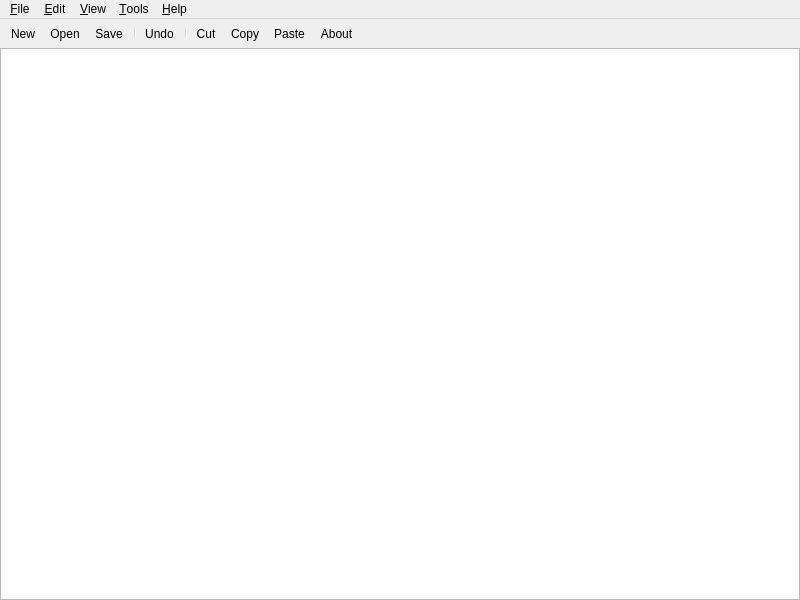
<?xml version="1.0" encoding="UTF-8"?>
<ui version="4.0">
 <author>Chris Ryan</author>
 <comment> * OpenRPT report writer and rendering engine
 * Copyright (C) 2001-2010 by OpenMFG, LLC
 *
 * This library is free software; you can redistribute it and/or
 * modify it under the terms of the GNU Lesser General Public
 * License as published by the Free Software Foundation; either
 * version 2.1 of the License, or (at your option) any later version.
 *
 * This library is distributed in the hope that it will be useful,
 * but WITHOUT ANY WARRANTY; without even the implied warranty of
 * MERCHANTABILITY or FITNESS FOR A PARTICULAR PURPOSE. See the GNU
 * Lesser General Public License for more details.
 *
 * You should have received a copy of the GNU Lesser General Public
 * License along with this library; if not, write to the Free Software
 * Foundation, Inc., 59 Temple Place, Suite 330, Boston, MA 02111-1307 USA
 * Please contact info@openmfg.com with any questions on this license.</comment>
 <class>MQLEdit</class>
 <widget class="QWidget" name="MQLEdit">
  <property name="geometry">
   <rect>
    <x>0</x>
    <y>0</y>
    <width>800</width>
    <height>600</height>
   </rect>
  </property>
  <property name="windowTitle">
   <string>MetaSQL Editor</string>
  </property>
  <layout class="QVBoxLayout" name="verticalLayout">
   <property name="spacing">
    <number>0</number>
   </property>
   <property name="margin">
    <number>0</number>
   </property>
   <item>
    <widget class="QMenuBar" name="MenuBar">
     <widget class="QMenu" name="ToolsMenu">
      <property name="title">
       <string>&amp;Tools</string>
      </property>
      <addaction name="toolsParse_QueryAction"/>
      <addaction name="toolsExecute_QueryAction"/>
      <addaction name="separator"/>
      <addaction name="toolsTest_ModeAction"/>
      <addaction name="separator"/>
      <addaction name="searchForParametersAction"/>
     </widget>
     <widget class="QMenu" name="helpMenu">
      <property name="title">
       <string>&amp;Help</string>
      </property>
      <addaction name="helpContentsAction"/>
      <addaction name="helpIndexAction"/>
      <addaction name="separator"/>
      <addaction name="helpAboutAction"/>
     </widget>
     <widget class="QMenu" name="ViewMenu">
      <property name="title">
       <string>&amp;View</string>
      </property>
      <addaction name="viewParameter_ListAction"/>
      <addaction name="viewLog_OutputAction"/>
      <addaction name="viewResultsAction"/>
      <addaction name="viewExecuted_SQLAction"/>
     </widget>
     <widget class="QMenu" name="editMenu">
      <property name="title">
       <string>&amp;Edit</string>
      </property>
      <addaction name="editUndoAction"/>
      <addaction name="editRedoAction"/>
      <addaction name="separator"/>
      <addaction name="editCutAction"/>
      <addaction name="editCopyAction"/>
      <addaction name="editPasteAction"/>
      <addaction name="separator"/>
      <addaction name="editFindAction"/>
     </widget>
     <widget class="QMenu" name="fileMenu">
      <property name="title">
       <string>&amp;File</string>
      </property>
      <addaction name="fileNewAction"/>
      <addaction name="fileOpenAction"/>
      <addaction name="fileSaveAction"/>
      <addaction name="fileSaveAsAction"/>
      <addaction name="separator"/>
      <addaction name="fileDatabaseConnectAction"/>
      <addaction name="fileDatabaseDisconnectAction"/>
      <addaction name="fileDatabaseOpenAction"/>
      <addaction name="fileDatabaseSaveAsAction"/>
      <addaction name="separator"/>
      <addaction name="filePrintAction"/>
      <addaction name="separator"/>
      <addaction name="fileExitAction"/>
     </widget>
     <addaction name="fileMenu"/>
     <addaction name="editMenu"/>
     <addaction name="ViewMenu"/>
     <addaction name="ToolsMenu"/>
     <addaction name="helpMenu"/>
    </widget>
   </item>
   <item>
    <widget class="QToolBar" name="toolBar">
     <property name="orientation">
      <enum>Qt::Horizontal</enum>
     </property>
     <addaction name="fileNewAction"/>
     <addaction name="fileOpenAction"/>
     <addaction name="fileSaveAction"/>
     <addaction name="separator"/>
     <addaction name="editUndoAction"/>
     <addaction name="separator"/>
     <addaction name="editCutAction"/>
     <addaction name="editCopyAction"/>
     <addaction name="editPasteAction"/>
     <addaction name="helpAboutAction"/>
    </widget>
   </item>
   <item>
    <layout class="QVBoxLayout">
     <item>
      <widget class="QTextEdit" name="_text">
       <property name="font">
        <font>
         <family>Courier</family>
         <pointsize>11</pointsize>
         <weight>50</weight>
         <italic>false</italic>
         <bold>false</bold>
         <underline>false</underline>
         <strikeout>false</strikeout>
        </font>
       </property>
      </widget>
     </item>
    </layout>
   </item>
  </layout>
  <action name="fileNewAction">
   <property name="icon">
    <iconset resource="../OpenRPT/images/OpenRPTMetaSQL.qrc">
     <normaloff>:/icons/document_32.png</normaloff>:/icons/document_32.png</iconset>
   </property>
   <property name="text">
    <string>&amp;New</string>
   </property>
   <property name="iconText">
    <string>New</string>
   </property>
   <property name="shortcut">
    <string>Ctrl+N</string>
   </property>
  </action>
  <action name="fileOpenAction">
   <property name="icon">
    <iconset resource="../OpenRPT/images/OpenRPTMetaSQL.qrc">
     <normaloff>:/icons/folder_32.png</normaloff>:/icons/folder_32.png</iconset>
   </property>
   <property name="text">
    <string>&amp;Open...</string>
   </property>
   <property name="iconText">
    <string>Open</string>
   </property>
   <property name="shortcut">
    <string>Ctrl+O</string>
   </property>
  </action>
  <action name="fileSaveAction">
   <property name="icon">
    <iconset resource="../OpenRPT/images/OpenRPTMetaSQL.qrc">
     <normaloff>:/icons/diskette_32.png</normaloff>:/icons/diskette_32.png</iconset>
   </property>
   <property name="text">
    <string>&amp;Save</string>
   </property>
   <property name="iconText">
    <string>Save</string>
   </property>
   <property name="shortcut">
    <string>Ctrl+S</string>
   </property>
  </action>
  <action name="fileSaveAsAction">
   <property name="text">
    <string>Save &amp;As... (File)</string>
   </property>
   <property name="iconText">
    <string>Save As</string>
   </property>
   <property name="shortcut">
    <string/>
   </property>
  </action>
  <action name="filePrintAction">
   <property name="icon">
    <iconset resource="../OpenRPT/images/OpenRPTMetaSQL.qrc">
     <normaloff>:/icons/printer_32.png</normaloff>:/icons/printer_32.png</iconset>
   </property>
   <property name="text">
    <string>&amp;Print...</string>
   </property>
   <property name="iconText">
    <string>Print</string>
   </property>
   <property name="shortcut">
    <string>Ctrl+P</string>
   </property>
  </action>
  <action name="fileExitAction">
   <property name="text">
    <string>E&amp;xit</string>
   </property>
   <property name="iconText">
    <string>Exit</string>
   </property>
   <property name="shortcut">
    <string/>
   </property>
  </action>
  <action name="editUndoAction">
   <property name="icon">
    <iconset resource="../OpenRPT/images/OpenRPTMetaSQL.qrc">
     <normaloff>:/icons/undo_32.png</normaloff>:/icons/undo_32.png</iconset>
   </property>
   <property name="text">
    <string>&amp;Undo</string>
   </property>
   <property name="iconText">
    <string>Undo</string>
   </property>
   <property name="shortcut">
    <string>Ctrl+Z</string>
   </property>
  </action>
  <action name="editRedoAction">
   <property name="text">
    <string>&amp;Redo</string>
   </property>
   <property name="iconText">
    <string>Redo</string>
   </property>
   <property name="shortcut">
    <string>Ctrl+Y</string>
   </property>
  </action>
  <action name="editCutAction">
   <property name="icon">
    <iconset resource="../OpenRPT/images/OpenRPTMetaSQL.qrc">
     <normaloff>:/icons/scissors_32.png</normaloff>:/icons/scissors_32.png</iconset>
   </property>
   <property name="text">
    <string>&amp;Cut</string>
   </property>
   <property name="iconText">
    <string>Cut</string>
   </property>
   <property name="shortcut">
    <string>Ctrl+X</string>
   </property>
  </action>
  <action name="editCopyAction">
   <property name="icon">
    <iconset resource="../OpenRPT/images/OpenRPTMetaSQL.qrc">
     <normaloff>:/icons/copy_32.png</normaloff>:/icons/copy_32.png</iconset>
   </property>
   <property name="text">
    <string>C&amp;opy</string>
   </property>
   <property name="iconText">
    <string>Copy</string>
   </property>
   <property name="shortcut">
    <string>Ctrl+C</string>
   </property>
  </action>
  <action name="editPasteAction">
   <property name="icon">
    <iconset resource="../OpenRPT/images/OpenRPTMetaSQL.qrc">
     <normaloff>:/icons/paste_32.png</normaloff>:/icons/paste_32.png</iconset>
   </property>
   <property name="text">
    <string>&amp;Paste</string>
   </property>
   <property name="iconText">
    <string>Paste</string>
   </property>
   <property name="shortcut">
    <string>Ctrl+V</string>
   </property>
  </action>
  <action name="editFindAction">
   <property name="icon">
    <iconset>
     <normaloff>image9</normaloff>image9</iconset>
   </property>
   <property name="text">
    <string>&amp;Find...</string>
   </property>
   <property name="iconText">
    <string>Find</string>
   </property>
   <property name="shortcut">
    <string>Ctrl+F</string>
   </property>
  </action>
  <action name="helpContentsAction">
   <property name="text">
    <string>&amp;Contents...</string>
   </property>
   <property name="iconText">
    <string>Contents</string>
   </property>
   <property name="shortcut">
    <string/>
   </property>
  </action>
  <action name="helpIndexAction">
   <property name="text">
    <string>&amp;Index...</string>
   </property>
   <property name="iconText">
    <string>Index</string>
   </property>
   <property name="shortcut">
    <string/>
   </property>
  </action>
  <action name="helpAboutAction">
   <property name="icon">
    <iconset resource="../OpenRPT/images/OpenRPTMetaSQL.qrc">
     <normaloff>:/icons/help_32.png</normaloff>:/icons/help_32.png</iconset>
   </property>
   <property name="text">
    <string>&amp;About</string>
   </property>
   <property name="iconText">
    <string>About</string>
   </property>
   <property name="shortcut">
    <string/>
   </property>
  </action>
  <action name="fileDatabaseAction">
   <property name="text">
    <string>Database</string>
   </property>
   <property name="iconText">
    <string>Database</string>
   </property>
  </action>
  <action name="fileDatabaseConnectAction">
   <property name="text">
    <string>Connect to Database...</string>
   </property>
   <property name="iconText">
    <string>Connect...</string>
   </property>
  </action>
  <action name="fileDatabaseDisconnectAction">
   <property name="text">
    <string>Disconnect From Database</string>
   </property>
   <property name="iconText">
    <string>Disconnect</string>
   </property>
  </action>
  <action name="fileUnnamedAction">
   <property name="text">
    <string>Unnamed</string>
   </property>
   <property name="iconText">
    <string>Unnamed</string>
   </property>
  </action>
  <action name="viewParameter_ListAction">
   <property name="text">
    <string>Parameter List...</string>
   </property>
   <property name="iconText">
    <string>Parameter List...</string>
   </property>
  </action>
  <action name="viewLog_OutputAction">
   <property name="text">
    <string>Log Output...</string>
   </property>
   <property name="iconText">
    <string>Log Output...</string>
   </property>
  </action>
  <action name="viewResultsAction">
   <property name="text">
    <string>Results...</string>
   </property>
   <property name="iconText">
    <string>Results...</string>
   </property>
  </action>
  <action name="toolsParse_QueryAction">
   <property name="text">
    <string>Parse Query</string>
   </property>
   <property name="iconText">
    <string>Parse Query</string>
   </property>
  </action>
  <action name="toolsExecute_QueryAction">
   <property name="text">
    <string>Execute Query</string>
   </property>
   <property name="iconText">
    <string>Execute Query</string>
   </property>
  </action>
  <action name="viewExecuted_SQLAction">
   <property name="text">
    <string>Executed SQL...</string>
   </property>
   <property name="iconText">
    <string>Executed SQL...</string>
   </property>
  </action>
  <action name="fileDatabaseOpenAction">
   <property name="text">
    <string>Open... (Database)</string>
   </property>
  </action>
  <action name="fileDatabaseSaveAsAction">
   <property name="text">
    <string>Save As... (Database)</string>
   </property>
  </action>
  <action name="toolsTest_ModeAction">
   <property name="checkable">
    <bool>true</bool>
   </property>
   <property name="checked">
    <bool>true</bool>
   </property>
   <property name="text">
    <string>Test Mode</string>
   </property>
  </action>
  <action name="searchForParametersAction">
   <property name="text">
    <string>Search For Parameters</string>
   </property>
  </action>
 </widget>
 <layoutdefault spacing="6" margin="0"/>
 <resources>
  <include location="../OpenRPT/images/OpenRPTMetaSQL.qrc"/>
 </resources>
 <connections>
  <connection>
   <sender>editUndoAction</sender>
   <signal>activated()</signal>
   <receiver>_text</receiver>
   <slot>undo()</slot>
   <hints>
    <hint type="sourcelabel">
     <x>-1</x>
     <y>-1</y>
    </hint>
    <hint type="destinationlabel">
     <x>20</x>
     <y>20</y>
    </hint>
   </hints>
  </connection>
  <connection>
   <sender>editRedoAction</sender>
   <signal>activated()</signal>
   <receiver>_text</receiver>
   <slot>redo()</slot>
   <hints>
    <hint type="sourcelabel">
     <x>-1</x>
     <y>-1</y>
    </hint>
    <hint type="destinationlabel">
     <x>20</x>
     <y>20</y>
    </hint>
   </hints>
  </connection>
  <connection>
   <sender>editCutAction</sender>
   <signal>activated()</signal>
   <receiver>_text</receiver>
   <slot>cut()</slot>
   <hints>
    <hint type="sourcelabel">
     <x>-1</x>
     <y>-1</y>
    </hint>
    <hint type="destinationlabel">
     <x>20</x>
     <y>20</y>
    </hint>
   </hints>
  </connection>
  <connection>
   <sender>editCopyAction</sender>
   <signal>activated()</signal>
   <receiver>_text</receiver>
   <slot>copy()</slot>
   <hints>
    <hint type="sourcelabel">
     <x>-1</x>
     <y>-1</y>
    </hint>
    <hint type="destinationlabel">
     <x>20</x>
     <y>20</y>
    </hint>
   </hints>
  </connection>
  <connection>
   <sender>editPasteAction</sender>
   <signal>activated()</signal>
   <receiver>_text</receiver>
   <slot>paste()</slot>
   <hints>
    <hint type="sourcelabel">
     <x>-1</x>
     <y>-1</y>
    </hint>
    <hint type="destinationlabel">
     <x>20</x>
     <y>20</y>
    </hint>
   </hints>
  </connection>
 </connections>
</ui>
